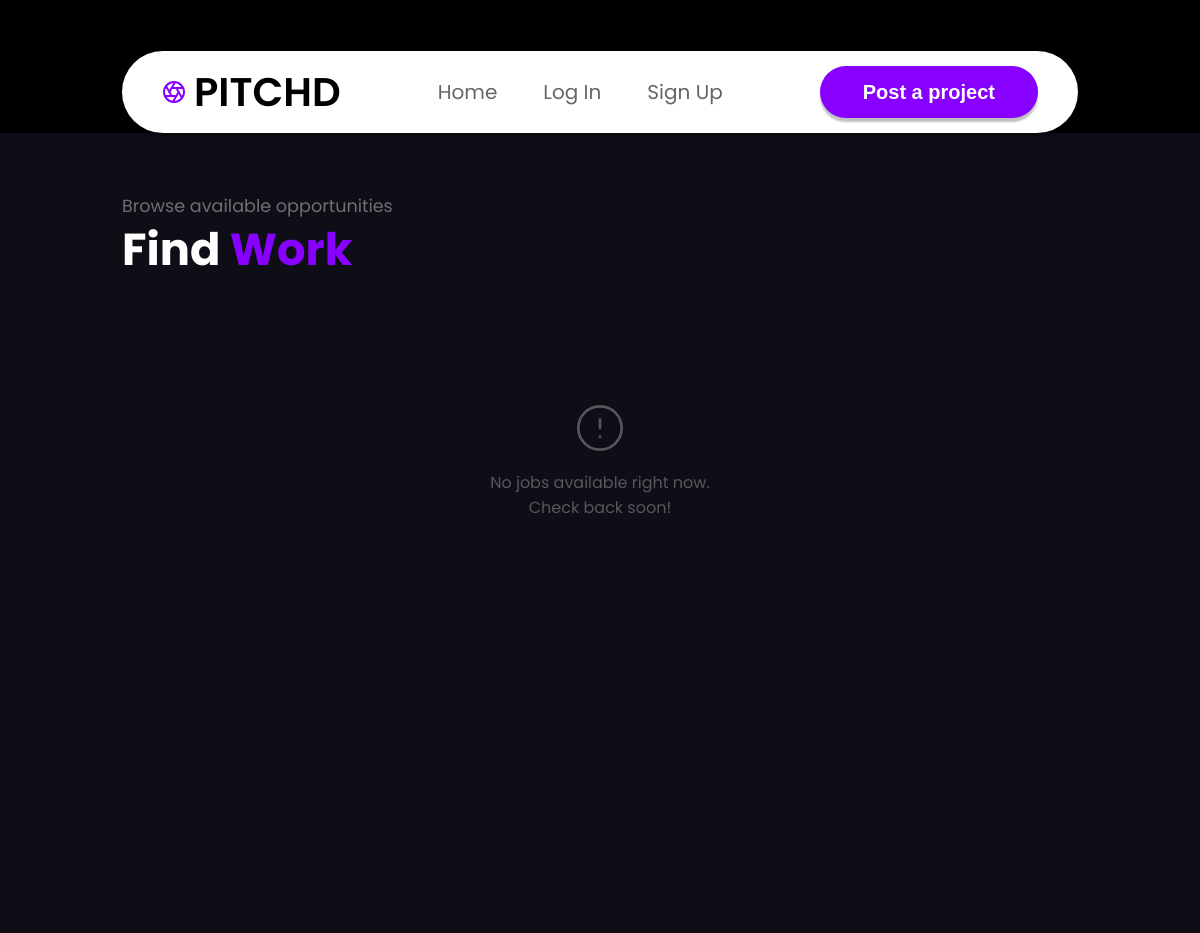
Page /find_work on the earlier database version.
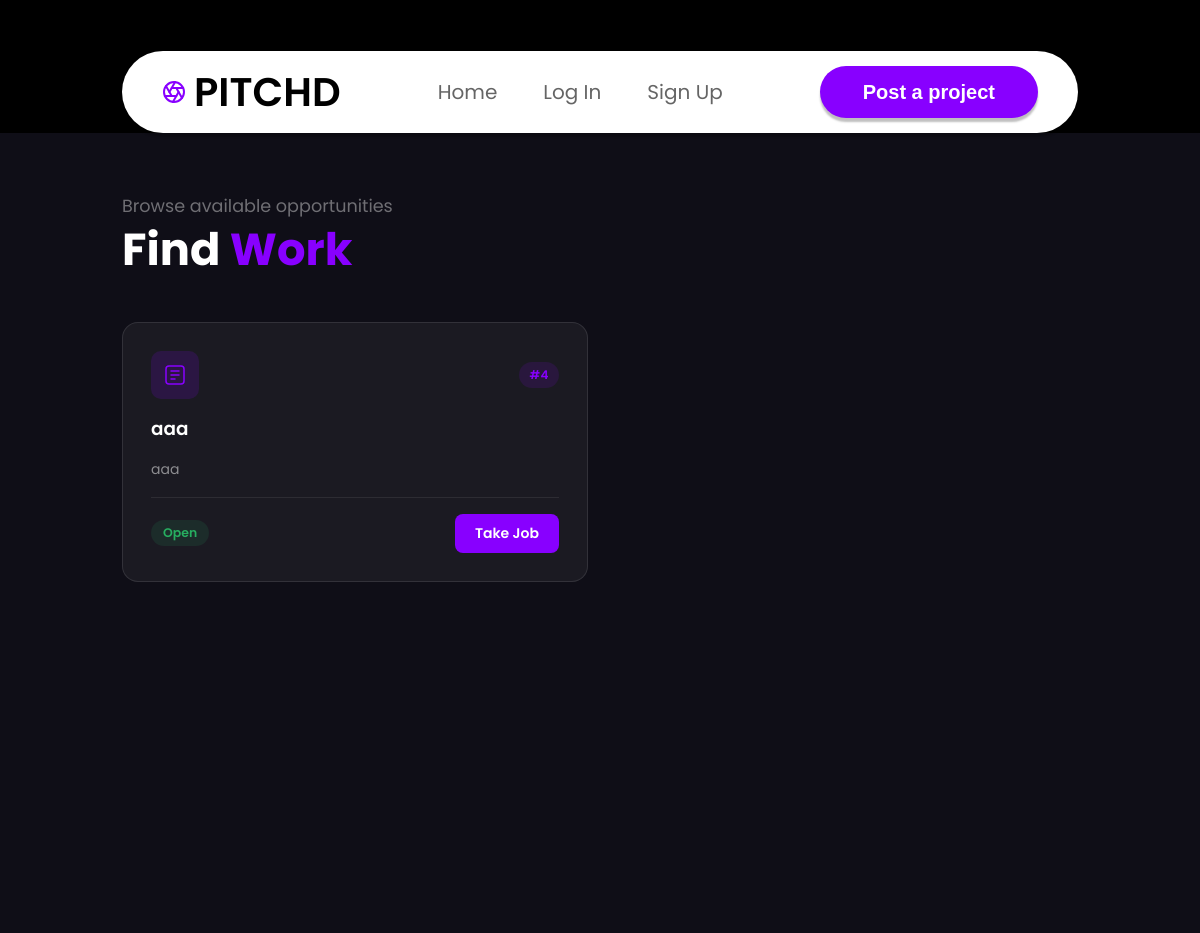
Same page on the later database version.
### PITCHD/database.py (models this page shows)
class Task (db.Model):
    id = db.Column(db.Integer, primary_key = True)
    name = db.Column(db.String(32))
    description = db.Column(db.String(1000))
    occupied = db.Column(db.Boolean, default=False, nullable=False)
    user_id = db.Column(db.Integer, db.ForeignKey('user.id'))
    worker_id = db.Column(db.Integer, db.ForeignKey('user.id'), nullable=True)

### PITCHD/authentication.py (the view, shortened to what this page needs)
@login_required
@authentication.route("/find_work", methods=["GET", "POST"])
def findwork():
    tasks = Task.query.all()
    return render_template('find_work.html', user=current_user, tasks = tasks)

### PITCHD/templates/find_work.html (shortened to what this page needs)
{% extends 'base.html' %}
{% block main %}
<div class="find-work-page">
  <div class="find-work-header">
    <p class="find-work-header__label">Browse available opportunities</p>
    <h1 class="find-work-header__title">Find <span>Work</span></h1>
  </div>
  <div class="jobs-grid">
    {% for task in tasks if (task.occupied == False) %}
    <article class="job-card">
      <div class="job-card__top">
        <div class="job-card__icon">
          <svg width="24" height="24" viewBox="0 0 24 24" fill="none" stroke="#8800ff" stroke-width="1.5" stroke-linecap="round"><rect x="3" y="3" width="18" height="18" rx="3"/><path d="M8 12h8M8 8h8M8 16h4"/></svg>
        </div>
        <span class="job-card__id">#{{ task.id }}</span>
      </div>
      <h3 class="job-card__title">{{ task.name }}</h3>
      <p class="job-card__desc">{{ task.description }}</p>
      <div class="job-card__footer">
        <span class="job-card__badge">Open</span>
        <form method="POST" class="job-card__form">
          <button type="submit" class="job-card__take-btn">Take Job</button>
        </form>
      </div>
    </article>
    {% else %}
    <div class="jobs-empty">
      <svg width="52" height="52" viewBox="0 0 24 24" fill="none" stroke="currentColor" stroke-width="1.2" stroke-linecap="round"><circle cx="12" cy="12" r="10"/><path d="M12 8v4M12 16h.01"/></svg>
      <p>No jobs available right now.<br>Check back soon!</p>
    </div>
    {% endfor %}
  </div>
</div>
{% endblock %}

Differences in the rows shown:
added Task: id "4", name "aaa", description "aaa"
Other differences:
text no longer shown: "No jobs available right now. Check back soon!"
